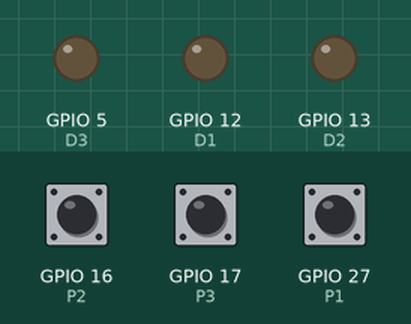
Recording of a sketch running on a simulated ESP32. Parts: output pins drawn as LEDs (lit = HIGH). Dashed ring = blinking. Inputs (shaded band) come from the test bench; at power-on: GPIO 27 (P1) HIGH, GPIO 16 (P2) HIGH, GPIO 17 (P3) HIGH. Pins used as bus, display or sensor lines are not drawn.

Above: at 1.2 s.
1.3 s: GPIO 27 (P1) pulled LOW for 3.2 s
At 3.1 s:
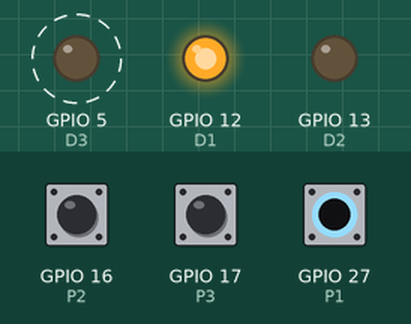
6.0 s: GPIO 16 (P2) pulled LOW for 0.25 s
At 6.8 s:
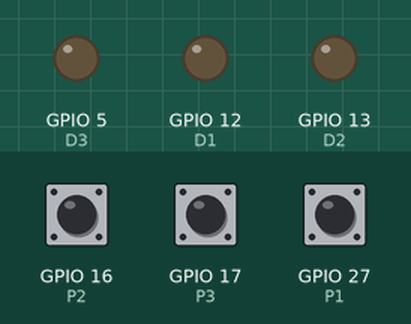
7.7 s: GPIO 27 (P1) pulled LOW for 1 s
At 8.7 s:
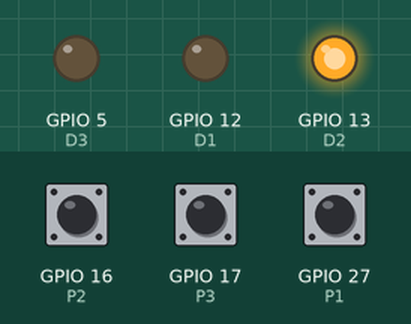
Timing chart, 0 to 10.7 s (numbered marks = the images above; inputs shaded):
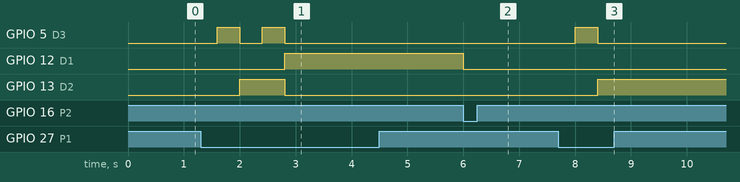

The sketch:

D07_contadorUpDown.ino
```cpp
//------------------------------------------------------------
// Programa: D07_contadorUpDown.ino (ESP32 + BIOS Shield)
// Autor: Gabriel Bravo Eguren T31A (15-01-2025)
// Descripción: Utilizar los pulsadores de la placa P1(incrementar), P2(reset) y
//              P3(decrementar) para conseguir un contador bcd ascendente/descendente de 0-9 en los leds de la
//              placa.
//------------------------------------------------------------

#define P1 27
#define P2 16
#define P3 17

#define D1 12
#define D2 13
#define D3 5
#define D4 23

byte num = 0;

void setup()
{
  pinMode(P1, INPUT_PULLUP);
  pinMode(P2, INPUT_PULLUP);
  pinMode(P3, INPUT_PULLUP);

  pinMode(D1, OUTPUT);
  pinMode(D2, OUTPUT);
  pinMode(D3, OUTPUT);
  pinMode(D4, OUTPUT);
}

void getBCD(byte num, byte* bcd)
{
  bcd[0] = num == 1 ? 1 : 0;
  bcd[1] = 0;
  bcd[2] = 0;
  bcd[3] = 0;

  byte posCont = 0;

  while((num / 2) > 0)
  {
    bcd[posCont] = num % 2;
    num = num / 2;
    posCont++;

    if(num == 1)
    {
      bcd[posCont] = 1;
      break;
    }
  }

}

void loop()
{
  if(!digitalRead(P1) && num < 9) num++;
  if(!digitalRead(P2)) num = 0;
  if(!digitalRead(P3) && num > 0) num--;

  byte bcd[4];
  getBCD(num, bcd);


  digitalWrite(D4, bcd[0]);
  digitalWrite(D3, bcd[1]);
  digitalWrite(D2, bcd[2]);
  digitalWrite(D1, bcd[3]);

  delay(200);
}
```

Measured:
- after the input at 1.3 s, GPIO 5 (D3): alternates HIGH for 0.40 s and LOW for 0.40 s, 4 changes in all, then stays LOW, starting after 0.30 s; GPIO 12 (D1): LOW → HIGH after 1.5 s; GPIO 13 (D2): LOW → HIGH after 0.70 s, → LOW 0.80 s later
- after the input at 6.0 s, GPIO 12 (D1): HIGH → LOW at once
- after the input at 7.7 s, GPIO 5 (D3): LOW → HIGH after 0.30 s, → LOW 0.40 s later; GPIO 13 (D2): LOW → HIGH after 0.70 s
